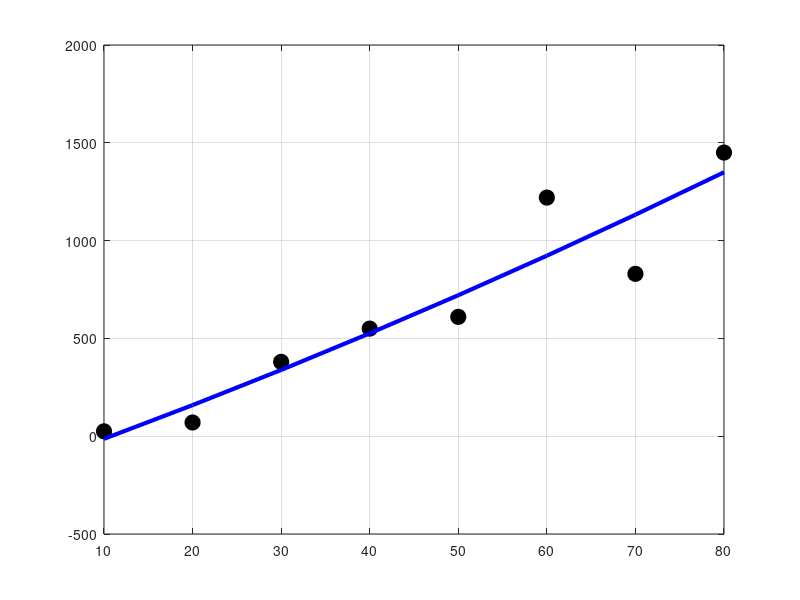

Reproduce this figure in MATLAB.
%membuat matriks M

v = [10 20 30 40 50 60 70 80] %m/s
F = [25 70 380 550 610 1220 830 1450] %N
plot(v,F,'ok','markersize',11,'markerfacecolor','k')
grid on

%pendekatan linier
y=F;
x=v;
%membuat matriks M
m11=sum(x.^4);
m12=sum(x.^3);
m13=sum(x.^2);
m21=m12;
m22=m13;
m23=sum(x);
m31=m13;
m32=m23;
m33=length(x);

m= [m11 m12 m13;
    m21 m22 m23;
    m31 m32 m33];

%membuat matriks N
n11=sum(y.*x.^2);
n21=sum(y.*x);
n31=sum(y);

n=[n11;
    n21;
    n31];

%menentukan matriks A
a=inv(m)*n
a1=a(1);
a2=a(2);
a3=a(3);

yobs=(a1.*x.^2)+(a2.*x)+a3;
hold on
plot(x,yobs,'b','linewidth',3)
grid on

%menghitung kesalahan
err=abs((y-yobs)./yobs)*100